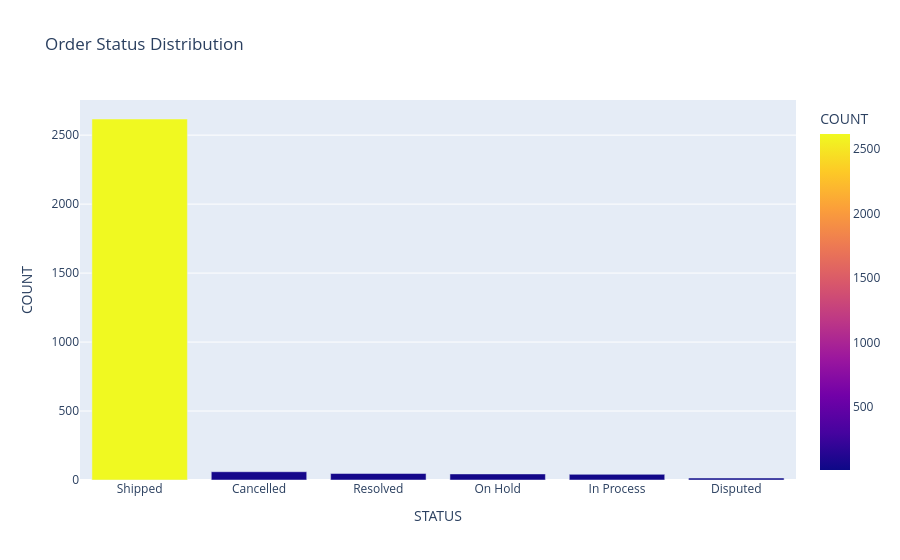

Notebook code for this chart:
### Code cell
#Order status
status = sales_data["STATUS"].value_counts().reset_index()

status.columns = ["STATUS", "COUNT"]

fig = px.bar(
    status,
    x="STATUS",
    y="COUNT",
    color="COUNT",
    title="Order Status Distribution"
)

fig.show()

### Figure 1 — Plotly figure (JSON) as saved in the notebook; plotly's stock layout.template omitted (floating-point values rounded to 4 significant figures)
{"data": [{"hovertemplate": "STATUS=%{x}<br>COUNT=%{marker.color}<extra></extra>", "legendgroup": "", "marker": {"color": [2617, 60, 47, 44, 41, 14], "coloraxis": "coloraxis", "pattern": {"shape": ""}}, "name": "", "orientation": "v", "showlegend": false, "textposition": "auto", "type": "bar", "x": ["Shipped", "Cancelled", "Resolved", "On Hold", "In Process", "Disputed"], "xaxis": "x", "y": [2617, 60, 47, 44, 41, 14], "yaxis": "y"}], "layout": {"barmode": "relative", "coloraxis": {"colorbar": {"title": {"text": "COUNT"}}, "colorscale": [[0, "#0d0887"], [0.1111, "#46039f"], [0.2222, "#7201a8"], [0.3333, "#9c179e"], [0.4444, "#bd3786"], [0.5556, "#d8576b"], [0.6667, "#ed7953"], [0.7778, "#fb9f3a"], [0.8889, "#fdca26"], [1, "#f0f921"]]}, "legend": {"tracegroupgap": 0}, "title": {"text": "Order Status Distribution"}, "xaxis": {"anchor": "y", "domain": [0, 1], "title": {"text": "STATUS"}}, "yaxis": {"anchor": "x", "domain": [0, 1], "title": {"text": "COUNT"}}}}
